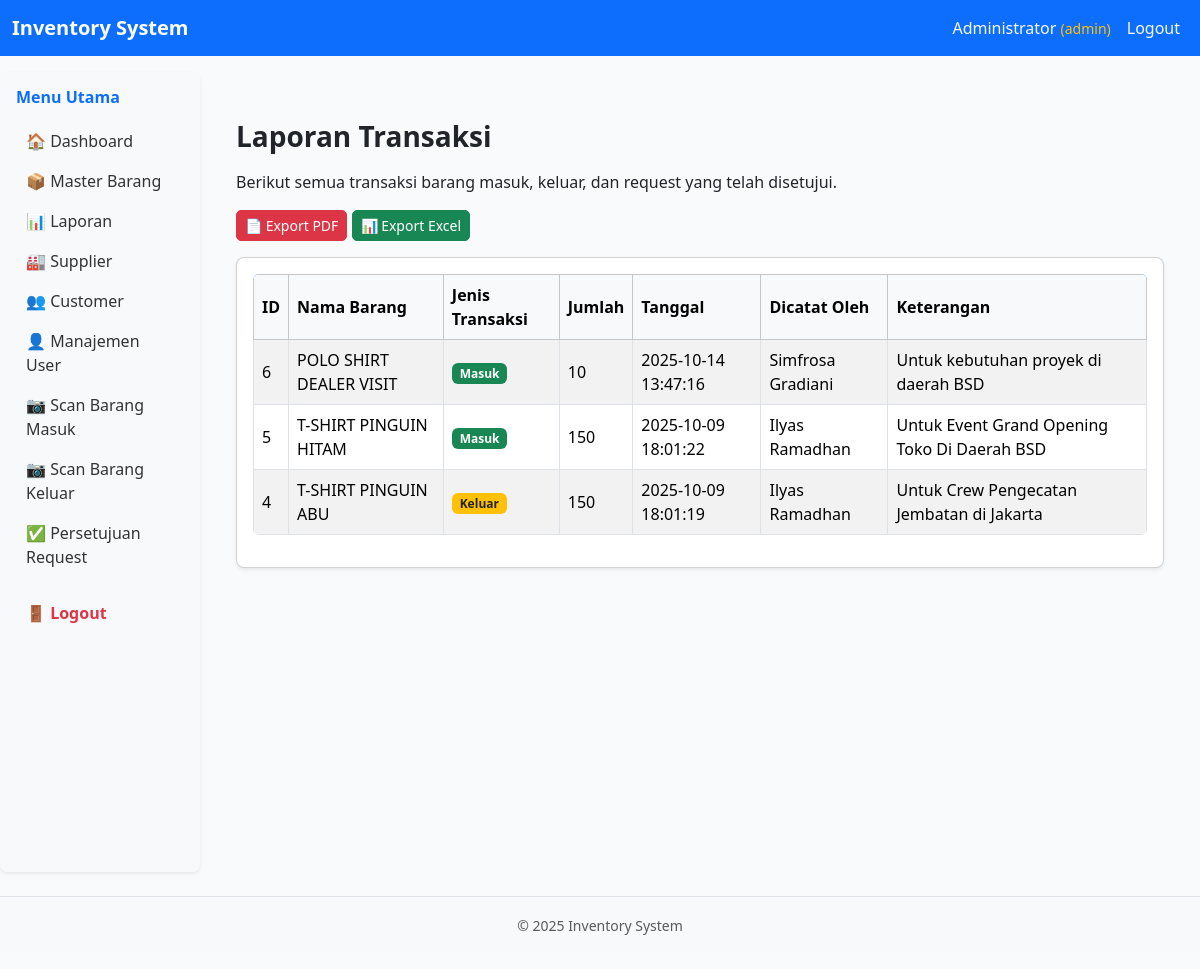
Page /pages/transaksi/laporan.php (signed in) on the committed database.
### tables this page shows
CREATE TABLE `transaksi` (
  `id_transaksi` int(11) NOT NULL,
  `id_barang` int(11) NOT NULL,
  `id_user` int(11) DEFAULT NULL,
  `jumlah` int(11) NOT NULL,
  `jenis` enum('masuk','keluar') NOT NULL,
  `keterangan` varchar(255) DEFAULT NULL,
  `tanggal_transaksi` datetime DEFAULT current_timestamp()
);

CREATE TABLE `barang` (
  `id_barang` int(11) NOT NULL,
  `kode_barang` varchar(50) DEFAULT NULL,
  `nama_barang` varchar(100) NOT NULL,
  `kategori` varchar(50) DEFAULT NULL,
  `satuan` varchar(20) DEFAULT NULL,
  `stok` int(11) DEFAULT 0,
  `harga` decimal(10,2) DEFAULT NULL,
  `barcode` varchar(255) DEFAULT NULL,
  `tgl_ditambahkan` timestamp NOT NULL DEFAULT current_timestamp()
);

CREATE TABLE `users` (
  `id_user` int(11) NOT NULL,
  `username` varchar(50) NOT NULL,
  `password` varchar(255) NOT NULL,
  `role` enum('admin','operator','supplier','customer') NOT NULL,
  `nama_lengkap` varchar(100) NOT NULL
);

### pages/transaksi/laporan.php (the view, shortened to what this page needs)
<?php
require_once "../../config/db.php";
include "../../includes/header.php";
include "../../includes/sidebar.php";
$query = mysqli_query($conn, "
    SELECT t.*, b.nama_barang, u.nama_lengkap
    FROM transaksi t
    JOIN barang b ON t.id_barang = b.id_barang
    JOIN users u ON t.id_user = u.id_user
    ORDER BY t.tanggal_transaksi DESC
");
?>
<div class="container mt-4">
    <h3 class="mb-3">Laporan Transaksi</h3>
    <p>Berikut semua transaksi barang masuk, keluar, dan request yang telah disetujui.</p>
    <div class="mb-3">
        <a href="pages/export/export_pdf.php" target="_blank" class="btn btn-danger btn-sm">
            📄 Export PDF
        </a>
        <a href="pages/export/export_excel.php" class="btn btn-success btn-sm">
            📊 Export Excel
        </a>
    </div>
    <div class="card shadow-sm">
        <div class="card-body">
            <table class="table table-bordered table-striped align-middle">
                <thead class="table-light">
                    <tr>
                        <th>ID</th>
                        <th>Nama Barang</th>
                        <th>Jenis Transaksi</th>
                        <th>Jumlah</th>
                        <th>Tanggal</th>
                        <th>Dicatat Oleh</th>
                        <th>Keterangan</th>
                    </tr>
                </thead>
                <tbody>
                    <?php while ($row = mysqli_fetch_assoc($query)): ?>
                    <tr>
                        <td><?= $row['id_transaksi'] ?></td>
                        <td><?= htmlspecialchars($row['nama_barang']) ?></td>
                        <td>
                            <span class="badge <?= $row['jenis'] === 'masuk' ? 'bg-success' : 'bg-warning text-dark' ?>">
                                <?= ucfirst($row['jenis']) ?>
                            </span>
                        </td>
                        <td><?= $row['jumlah'] ?></td>
                        <td><?= date('Y-m-d H:i:s', strtotime($row['tanggal_transaksi'])) ?></td>
                        <td><?= htmlspecialchars($row['nama_lengkap']) ?></td>
                        <td><?= htmlspecialchars($row['keterangan'] ?: '-') ?></td>
                    </tr>
                    <?php endwhile; ?>
                </tbody>
            </table>
        </div>
    </div>
</div>
<?php include "../../includes/footer.php"; ?>

### assets/style.css (style rules this page uses)
.btn-sm { border-radius: 5px !important; }
.container { max-width: 100%; }
.table th, .table td { vertical-align: middle; }
body { background-color: #f9fafc; }
h3, h2, h1 { color: #212529; font-weight: 600; }
.btn { border-radius: 6px; transition: all 0.2s ease-in-out; }
.table { border-radius: 6px; overflow: hidden; }
.table thead { background: #007bff; color: #fff; }
.table-striped tbody tr:nth-of-type(odd) { background-color: #f9fbff; }
.card, .shadow-sm { border-radius: 8px; }

### rows in the picture
transaksi: id_transaksi "6", id_barang.nama_barang "POLO SHIRT DEALER VISIT", jenis "Masuk", jumlah "10", tanggal_transaksi "2025-10-14 13:47:16", id_user.nama_lengkap "Simfrosa Gradiani", keterangan "Untuk kebutuhan proyek di daerah BSD"
transaksi: id_transaksi "5", id_barang.nama_barang "T-SHIRT PINGUIN HITAM", jenis "Masuk", jumlah "150", tanggal_transaksi "2025-10-09 18:01:22", id_user.nama_lengkap "Ilyas Ramadhan", keterangan "Untuk Event Grand Opening Toko Di Daerah BSD"
transaksi: id_transaksi "4", id_barang.nama_barang "T-SHIRT PINGUIN ABU", jenis "Keluar", jumlah "150", tanggal_transaksi "2025-10-09 18:01:19", id_user.nama_lengkap "Ilyas Ramadhan", keterangan "Untuk Crew Pengecatan Jembatan di Jakarta"

### other values in the picture
$_SESSION['nama_lengkap'] "Administrator"
$_SESSION['role'] "admin"
